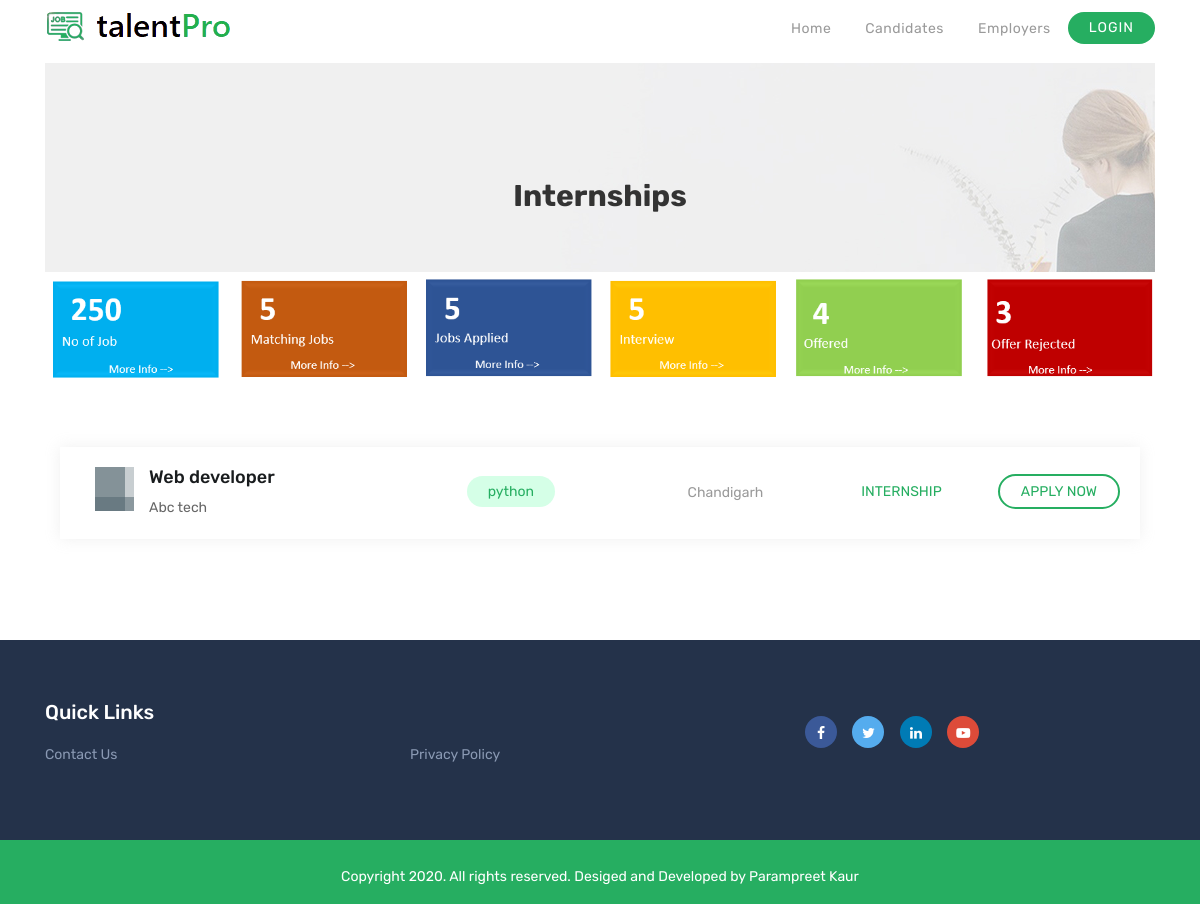
Page /find_internships/ on the committed database.
### gtalentpro/models.py (models this page shows, shortened)
class Job(models.Model):
	job_title = models.CharField(max_length=120)
	employer_name = models.CharField(max_length=60, blank=True)
	job_location = models.CharField(max_length=120, blank=True)
	job_description = models.TextField(max_length=120, blank=True)
	job_type = models.CharField(max_length=60,
		choices = (
			('Full-time', 'Full-time'),
			('Part-time', 'Part-time'),
			('Internship', 'Internship'),
			),
		default = "Full-time"
		)
	key_skills = models.CharField(max_length=60, blank=True)
	job_eligibility = models.CharField(max_length=60, blank=True)

### gtalentpro/views.py (the view)
# urls.py: path('find_internships/', views.find_internships),
def find_internships(request):
	jobs = Job.objects.filter(job_type="Internship")
	return render(request, 'internships.html', {'jobs':jobs})

### gtalentpro/templates/internships.html
{% extends 'base.html' %}
{% load static %}
{% block content %}
    <div class="page-header">
      <div class="container">
        <div class="row">
          <div class="col-lg-12">
            <div class="inner-header">
              <h3>Internships</h3>
            </div>
          </div>
        </div>
      </div>
    </div>
    <div class="row">
      <img src="{% static 'img/candidate-dashboard.png' %}" alt="Candidate Dashboard" width="99%" />
    </div>
    <section id="job-listings" class="section">
      <div class="container">
        {% for i in jobs %}
        <div class="row">
          <div class="col-lg-12 col-md-12 col-xs-12">
            <a class="job-listings" href="/job_description/">
              <div class="row">
                <div class="col-lg-4 col-md-4 col-xs-12">
                  <div class="job-company-logo">
                    <img src="{% static 'img/features/img1.png' %}" alt="">
                  </div>
                  <div class="job-details">
                    <h3>{{ i.job_title }}</h3>
                    <span class="company-neme">
                      {{ i.employer_name }}
                    </span>
                  </div>
                </div>
                <div class="col-lg-2 col-md-2 col-xs-12 text-center">
                  <span class="btn-open">
                    {{ i.key_skills }}
                  </span>
                </div>
                <div class="col-lg-2 col-md-2 col-xs-12 text-right">
                 <div class="location">
                   <i class="lni-map-marker"></i> {{ i.job_location }}
                 </div>
                </div>
                <div class="col-lg-2 col-md-2 col-xs-12 text-right">
                  <span class="btn-full-time">{{ i.job_type }}</span>
                </div>
                <div class="col-lg-2 col-md-2 col-xs-12 text-right">
                  <span class="btn-apply">Apply Now</span>
                </div>
              </div>
            </a>
          </div>
        </div>
        {% endfor %}
      </div>
    </section>
{% endblock %}

### rows in the picture
Job: job_title "Web developer", employer_name "Abc tech", key_skills "python", job_location "Chandigarh", job_type "INTERNSHIP"
